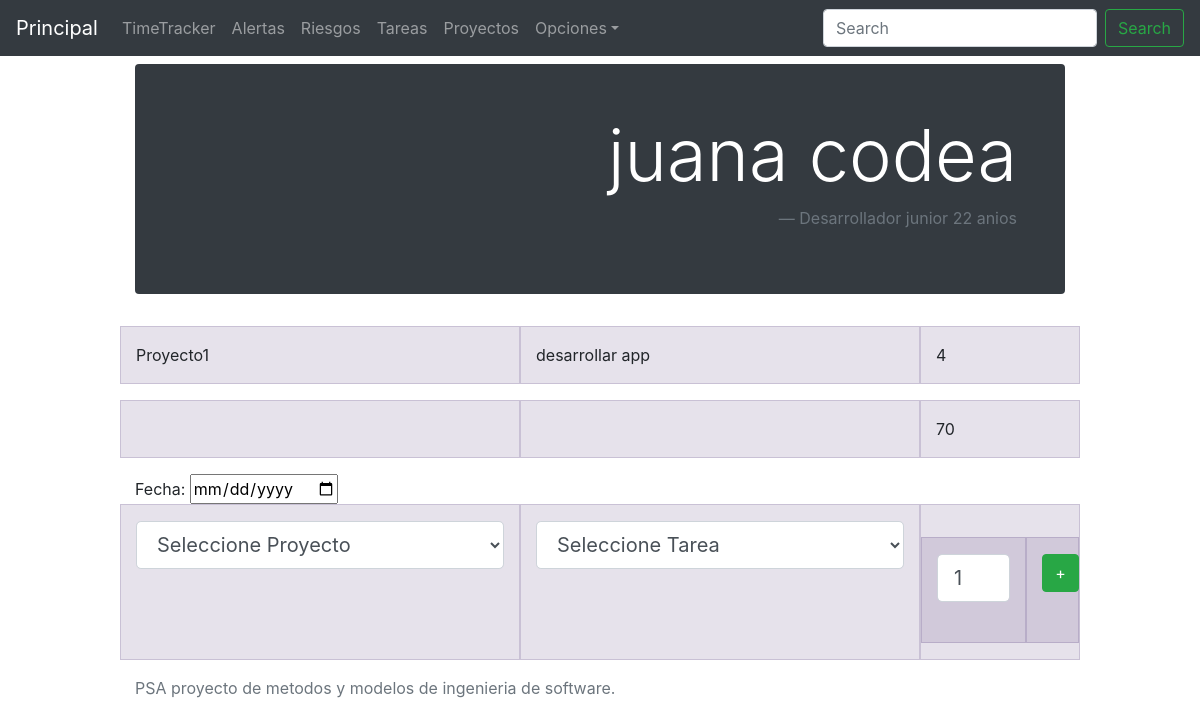
The app's page /timeTracker/detail/2/, older data.
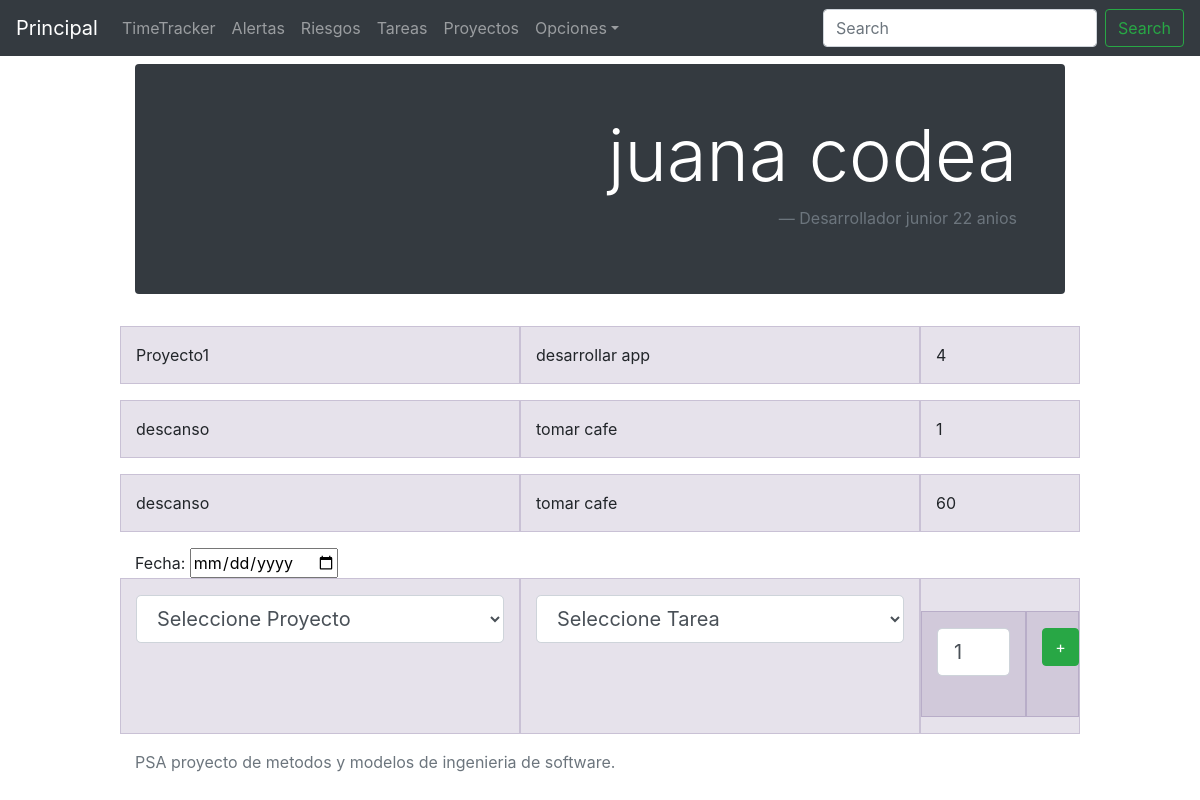
The same page, newer data.
### timeTracker/models.py (models this page shows, shortened)
class Horas(models.Model):
	desarrollador = models.ForeignKey(Desarrollador, on_delete=models.CASCADE, blank= True, null=True)
	tarea = models.ForeignKey(Tarea, on_delete=models.SET_NULL, blank= True, null=True)
	cantidad = models.IntegerField(validators=[MinValueValidator(0)])
	fecha = models.DateTimeField(auto_now_add=True, blank=False)

class Tarea(models.Model):
	nombre = models.CharField(max_length=200)
	proyecto = models.ForeignKey(Proyecto, blank= True, null=True, on_delete=models.SET_NULL)

class Proyecto(models.Model):
	nombre= models.CharField(max_length=200)

### timeTracker/views.py (the view)
# urls.py: url(r'^detail/(?P<desarrollador_id>[0-9]+)/$', views.detail, name='detail'),
def detail(request, desarrollador_id):
	desarrollador = get_object_or_404(Desarrollador, pk=desarrollador_id)
	proyectos = Proyecto.objects.all()
	fillGlobalDictionary()
	global tareasPorProyecto
	context = {'desarrollador': desarrollador,'proyectos':proyectos, 'tareasPorProyecto':json.dumps(tareasPorProyecto),'error':False}
	return render(request, 'timeTracker/detail.html',context)

### timeTracker/models.py (called while the page is built)
	def __str__(self):
		return self.nombre+' '+self.apellido

### timeTracker/views.py (called while the page is built)
def fillGlobalDictionary():
	global tareasPorProyecto
	tareasPorProyecto = {}
	for proyecto in Proyecto.objects.all():
		tareas = []
		for tarea in proyecto.tarea_set.all():
			tareas.append(tarea.nombre)
		tareasPorProyecto[proyecto.nombre] = tareas
	return tareasPorProyecto;

### timeTracker/templates/timeTracker/detail.html (shortened to what this page needs)
{% extends "base.html" %}
{% block content %}
<div class="jumbotron p-3 p-md-5 text-white rounded bg-dark">
          <blockquote class="blockquote text-right">
              <h1 class="display-3">{{desarrollador}}</h1>
              <footer class="blockquote-footer">Desarrollador junior {{desarrollador.edad}} anios</footer>
          </blockquote>
</div>
{% for horas in desarrollador.horas_set.all %}
    <div class="row">
        <div class="col-sm-5">{{horas.tarea.proyecto.nombre}}</div>
        <div class="col-sm-5">{{horas.tarea.nombre}}</div>
        <div class="col-sm-2">{{horas.cantidad }}</div>
    </div>
{% endfor %}
  <form action="{% url 'timeTracker:add' desarrollador.id %}" method="post">
    Fecha: <input type="date" name="fecha"><br>
    <div class="row">
        <div class="col-sm-5">
          <select class="form-control form-control-lg" name="proyecto" onchange="ChangeList(this)">
              <option value="" selected disabled hidden>Seleccione Proyecto</option>
          </select><br>
        </div>
        <div class="col-sm-5">
          <select class="form-control form-control-lg"name="tarea" id="tareasSelect" >
              <option value="" selected disabled hidden>Seleccione Tarea</option>
          </select><br>
        </div>
        <div class="col-sm-2">
            <div class="row">
              <div class="col-sm-8">
                <input class="form-control form-control-lg" type="number" name="cantidad" value="1" min="1" max="1000"><br>
              </div>
              <div class="col-sm-4">
                <button type="submit" class="btn btn-success">+</button>
              </div>
            </div>
        </div>
    </div>
  </form>
{% endblock %}

Row changes from the older to the newer data that the page shows:
removed Horas: cantidad "70"
added Horas: tarea.proyecto.nombre "descanso", tarea.nombre "tomar cafe", cantidad "1"
added Horas: tarea.proyecto.nombre "descanso", tarea.nombre "tomar cafe", cantidad "60"
